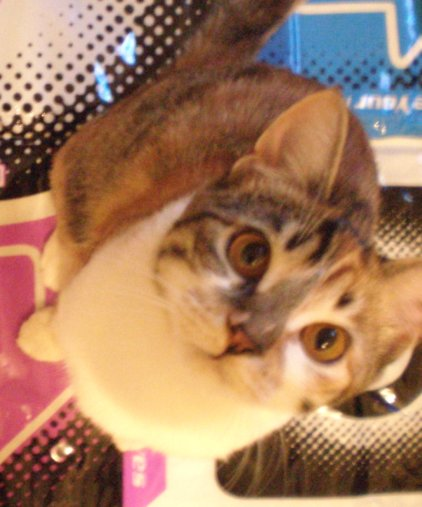
//> input picture UnB2013/PVC/OpenCV_Estudos/ImgProcessing/ErodingDilating/wendy.jpg, 422 x 507 px
$ ./laplacianOperator ../ErodingDilating/wendy.jpg   (built with g++ and OpenCV 4)
//> lines starting //> are read from the running program, lines starting //| are printed output that depends on the picture
#include "opencv2/imgproc/imgproc.hpp"
#include "opencv2/highgui/highgui.hpp"
#include <stdlib.h>
#include <stdio.h>

using namespace cv;

/** @function main */
int main( int argc, char** argv )
{
  Mat src, src_gray, dst;
  int kernel_size = 3;
  int scale = 1;
  int delta = 0;
  int ddepth = CV_16S;
  const char* window_name = "Laplace Demo";

  int c;

  /// Load an image
  src = imread( argv[1] );
//> src is the input picture: 507 rows x 422 cols, CV_8UC3; mean B, G, R 96.8, 125.2, 166

  if( !src.data )
    { return -1; }

  /// Remove noise by blurring with a Gaussian filter
  GaussianBlur( src, src, Size(3,3), 0, 0, BORDER_DEFAULT );

  /// Convert the image to grayscale
  cvtColor( src, src_gray, CV_RGB2GRAY );
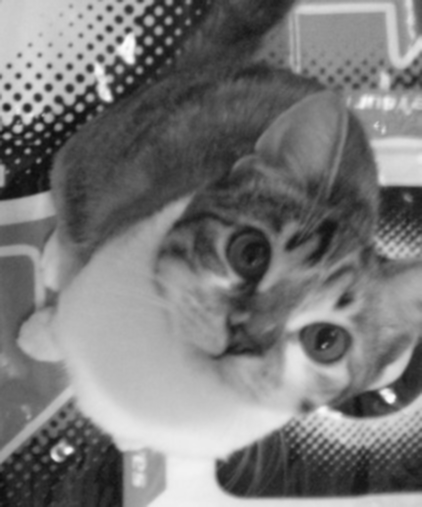
//> src_gray: 507 rows x 422 cols, CV_8UC1; min 14, max 253, mean 121.4

  /// Create window
  namedWindow( window_name, CV_WINDOW_AUTOSIZE );

  /// Apply Laplace function
  Mat abs_dst;

  Laplacian( src_gray, dst, ddepth, kernel_size, scale, delta, BORDER_DEFAULT );
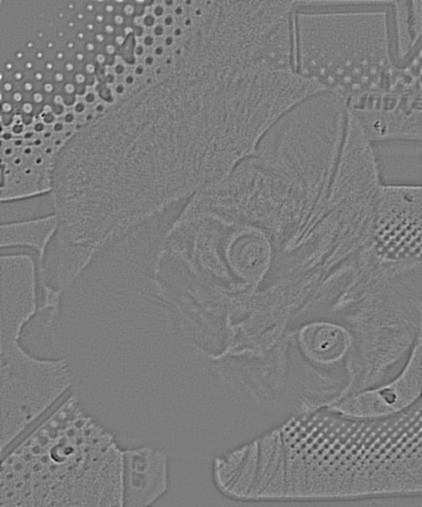
//> dst: 507 rows x 422 cols, CV_16SC1; min -228, max 236, mean 0; drawn with min black and max white
  convertScaleAbs( dst, abs_dst );
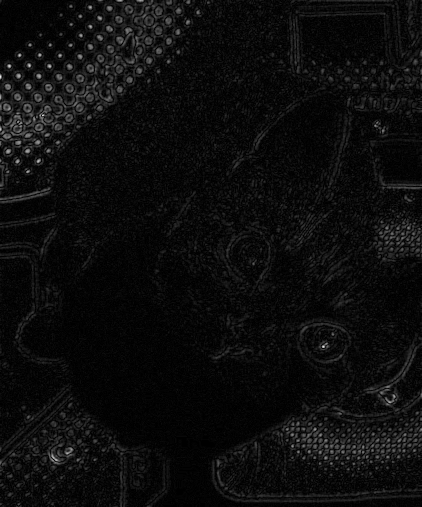
//> abs_dst: 507 rows x 422 cols, CV_8UC1; min 0, max 236, mean 12.6

  /// Show what you got
  imshow( window_name, abs_dst );

  waitKey(0);

  imwrite( "./result.jpg", abs_dst);

  return 0;
  }
